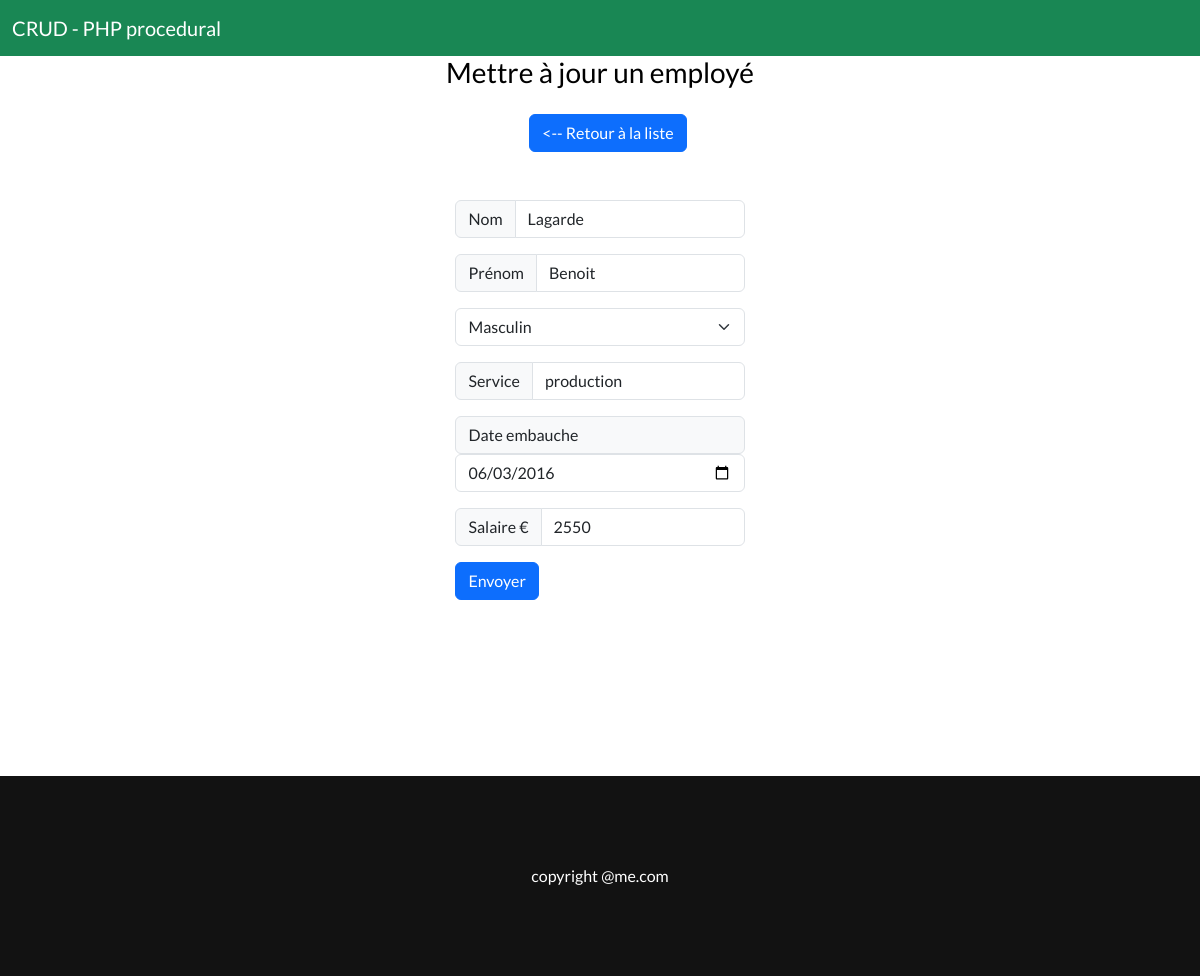
Screenshot of /update.php?id=900 with the database file from the repository.
### tables this page shows
CREATE TABLE IF NOT EXISTS employes (

  id_employes INT(11) NOT NULL AUTO_INCREMENT,

  prenom VARCHAR(20) NOT NULL,

  nom VARCHAR(20) NOT NULL,

  sexe ENUM('m','f') NOT NULL,

  service VARCHAR(30) NOT NULL,

  date_embauche DATE NOT NULL,

  salaire INT(11) UNSIGNED NOT NULL,

  PRIMARY KEY (id_employes)

);

### update.php (the view, shortened to what this page needs)
<?php
include_once("./includes/init.inc.php");
$idEmploye = (int)$_GET['id'];
$stmt = $pdo->prepare("
    SELECT * FROM employes WHERE id_employes=:id;
");
$stmt->bindParam(":id", $idEmploye, PDO::PARAM_INT);
try {
    $stmt->execute();
} catch(PDOException $e) {
    if($env === 'dev'){
        $errors[] = $e->getMessage();
    } else {
        $errors[] = "Une erreur inattendue est survenue";
    }
}
$employe = $stmt->fetch();
$tabGenre = [
    'm' => 'Masculin',
    'f' => 'Féminin',
];
$formValue = $employe;
include_once("./includes/header.php");
?>
<div class="container-col">
    <div class="container-struct form-container">
        <h3>Mettre à jour un employé</h3>
        <a href="<?= HTTP_SITE_URL . '/?page=' . $_SESSION['currentPage'] ?>">
        <button type="button" class="btn btn-primary mt-3 ms-3 mb-5"> <-- Retour à la liste</button>
        </a>
        <form method="post" id="updateForm">
            <div class="input-group mb-3">
                <span class="input-group-text" id="nom">Nom</span>
                <input type="text" class="form-control <?= isset($errors['nom']) ? 'red-border' : '' ?>" aria-label="nom" aria-describedby="nom" name="nom" value="<?= $formValue['nom'] ?>" required>
            </div>
            <div class="input-group mb-3">
                <span class="input-group-text" id="prenom">Prénom</span>
                <input type="text" class="form-control <?= isset($errors['prenom']) ? 'red-border' : '' ?>" aria-label="prenom" aria-describedby="prenom" name="prenom" value="<?= $formValue['prenom'] ?>"  required>
            </div>
            <select class="form-select mb-3 <?= isset($errors['sexe']) ? 'red-border' : '' ?>" aria-label="choix" name="sexe" value="<?= $formValue['sexe'] ?>" required>
                <?php foreach($tabGenre as $k => $v): ?>
                <option value="<?= $k ?>" <?= $formValue['sexe'] === $k ? 'SELECTED' : '' ?>><?= $v ?></option>
                <?php endforeach ?>
            </select>
            <div class="input-group mb-3">
                <span class="input-group-text" id="service">Service</span>
                <input type="text" class="form-control <?= isset($errors['service']) ? 'red-border' : '' ?>" aria-label="service" aria-describedby="service" name="service" value="<?= $formValue['service'] ?>"  required>
            </div>
            <div class="form-group mb-3">
                <span class="input-group-text" id="date">Date embauche</span>
                <input type="date" class="form-control <?= isset($errors['date_embauche']) ? 'red-border' : '' ?>" id="date" name="date_embauche" value="<?= $formValue['date_embauche'] ?>" required>
            </div>
            <div class="input-group mb-3">
                <span class="input-group-text" id="salaire">Salaire €</span>
                <input type="text" class="form-control <?= isset($errors['salaire']) ? 'red-border' : '' ?>" aria-label="salaire" aria-describedby="salaire" name="salaire" value="<?= $formValue['salaire'] ?>" required>
            </div>
            <button type="submit" class="btn btn-primary" name="updateEmployeeSubmitBtn">Envoyer</button>
        </form>
    </div>
</div>
<?php
include_once("./includes/footer.php");
?>

### assets/css/components/global.css (style rules this page uses)
:root { --texte-principal: #000; --texte-secondaire: #c1c1c1; --texte-menu: #fff; --lien-principal: #000; --lien-secondaire: #1a1c23; --body-background: #fff; --footer-background: ##121212; --light-gray-bkg: #f1f1f1; --main-bkg: #fff; --button-color: #ffb85f; --content-width: 1400px; --border-mockup: 0; }
* { margin:0; padding:0; box-sizing: border-box; outline: none; }
html, body { height: 100%; min-height: 100vh; scroll-behavior: smooth; }
body { font-family: Lato, sans-serif; font-size: 100%; background: var(--body-background); color: var(--texte-principal); }
.container-struct { width: var(--content-width); max-width: 100%; border: var(--border-mockup); margin: 0 auto; display: flex; flex-direction: column; justify-content: center; align-items: center; }
.container-col { width: 100%; border: var(--border-mockup); display: flex; flex-direction: column; justify-content: center; align-items: center; }

### assets/css/components/create-form.css (style rules this page uses)
.form-container { width: 500px; max-width: 100%; }

### assets/css/components/footer.css (style rules this page uses)
:root { --footer-background: #121212; --footer-color: #fff; }

### rows the page displays
employes: nom "Lagarde", prenom "Benoit", sexe "Masculin", service "production", date_embauche "06/03/2016", salaire "2550"
